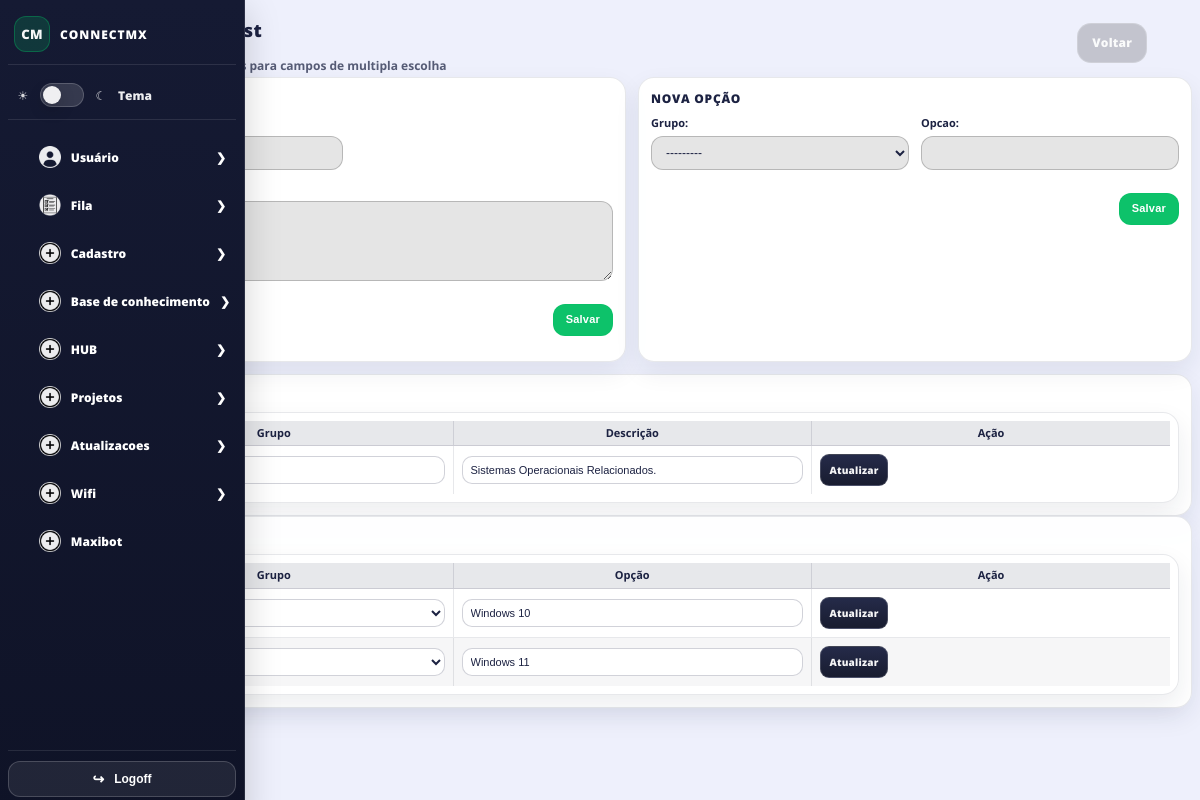
Screenshot of /checklists/choices/ (signed in) with the database file from the repository.
### tiqueue/models.py (models this page shows, shortened)
class ChecklistChoiceGroup(models.Model):
    name = models.CharField(max_length=120, unique=True)
    description = models.TextField(blank=True, null=True)
    def __str__(self):
        return self.name

class ChecklistChoiceOption(models.Model):
    group = models.ForeignKey(ChecklistChoiceGroup, on_delete=models.CASCADE, related_name="options")
    label = models.CharField(max_length=120)
    class Meta:
        unique_together = ("group", "label")

### tiqueue/views.py (the view, shortened to what this page needs)
# urls.py: path('checklists/choices/', views.checklistChoices, name='checklistChoices')
@login_required
def checklistChoices(request):
    group_form = ChecklistChoiceGroupForm(prefix="group")
    option_form = ChecklistChoiceOptionForm(prefix="option")
    groups = ChecklistChoiceGroup.objects.all().order_by("name")
    options = ChecklistChoiceOption.objects.select_related("group").order_by("group__name", "label")
    return render(
        request,
        "tiqueue/checklist_choices.html",
        {
            "group_form": group_form,
            "option_form": option_form,
            "groups": groups,
            "options": options,
        },
    )

### tiqueue/forms.py
class ChecklistChoiceGroupForm(forms.ModelForm):
    class Meta:
        model = ChecklistChoiceGroup
        fields = ["name", "description"]
        labels = {
            "name": "Grupo",
            "description": "Descricao",
        }
        widgets = {
            "description": forms.Textarea(attrs={"rows": 2}),
        }

class ChecklistChoiceOptionForm(forms.ModelForm):
    class Meta:
        model = ChecklistChoiceOption
        fields = ["group", "label"]
        labels = {
            "group": "Grupo",
            "label": "Opcao",
        }

### templates/tiqueue/checklist_choices.html (shortened to what this page needs)
{% load static %}
<head>
    <link rel="stylesheet" href="{% static '/style/theme.css'%}">
    <link rel="stylesheet" href="{% static '/style/mainQueue.css'%}">
</head>
<!DOCTYPE html>
<body>
    {% include 'partials/sidebar.html' %}
    <div class="queue_main checklist-page">
        <div class="headerMain">
            <div class="headerTitle">
                <h1>Op&#231;&#245;es de checklist</h1>
                <div class="subtitle">Grupos e opcoes reutilizaveis para campos de multipla escolha</div>
            </div>
            <div class="headerButton">
                <div class="queue-toolbar">
                    <a class="queue-secondary-btn" href="{% url 'checklistList' %}">Voltar</a>
                </div>
            </div>
        </div>
        <div class="checklist-grid">
            <div class="checklist-card">
                <div class="checklist-card-title">Novo grupo</div>
                <form method="POST" class="checklist-form">
                    <div class="checklist-section-grid">
                        <div class="field">
                            {{ group_form.name.label_tag }}
                            {{ group_form.name }}
                        </div>
                        <div class="field span-2">
                            {{ group_form.description.label_tag }}
                            {{ group_form.description }}
                        </div>
                    </div>
                    <div class="modal-actions">
                        <button type="submit" class="queue-primary-btn">Salvar</button>
                    </div>
                </form>
            </div>
            <div class="checklist-card">
                <div class="checklist-card-title">Nova op&#231;&#227;o</div>
                <form method="POST" class="checklist-form">
                    <div class="checklist-section-grid">
                        <div class="field">
                            {{ option_form.group.label_tag }}
                            {{ option_form.group }}
                        </div>
                        <div class="field">
                            {{ option_form.label.label_tag }}
                            {{ option_form.label }}
                        </div>
                    </div>
                    <div class="modal-actions">
                        <button type="submit" class="queue-primary-btn">Salvar</button>
                    </div>
                </form>
            </div>
        </div>
        <div class="checklist-card">
            <div class="checklist-card-title">Grupos</div>
            <div class="checklist-table projects-table-wrap">
                <table class="projects-manage-table">
                    <thead>
                        <tr>
                            <th>Grupo</th>
                            <th>Descri&#231;&#227;o</th>
                            <th>A&#231;&#227;o</th>
                        </tr>
                    </thead>
                    <tbody>
                        {% for g in groups %}
                            <tr>
                                <td>
                                    <input class="queue-input-sm table-input" name="name" value="{{ g.name }}" form="group-edit-{{ g.id }}">
                                </td>
                                <td>
                                    <input class="queue-input-sm table-input" name="description" value="{{ g.description|default:'' }}" form="group-edit-{{ g.id }}">
                                </td>
                                <td>
                                    <div class="table-actions checklist-actions">
                                        <form method="POST" id="group-edit-{{ g.id }}">
                                            <button class="queue-secondary-btn project-nav-btn project-table-btn" type="submit">Atualizar</button>
                                        </form>
                                    </div>
                                </td>
                            </tr>
                        {% empty %}
                            <tr>
                                <td colspan="3" class="queue-empty">Nenhum grupo cadastrado.</td>
                            </tr>
                        {% endfor %}
                    </tbody>
                </table>
            </div>
        </div>
        <div class="checklist-card">
            <div class="checklist-card-title">Op&#231;&#245;es</div>
            <div class="checklist-table projects-table-wrap">
                <table class="projects-manage-table">
                    <thead>
                        <tr>
                            <th>Grupo</th>
                            <th>Op&#231;&#227;o</th>
                            <th>A&#231;&#227;o</th>
                        </tr>
                    </thead>
                    <tbody>
                        {% for o in options %}
                            <tr>
                                <td>
                                    <select class="queue-input-sm table-input" name="group" form="option-edit-{{ o.id }}">
                                        {% for g in groups %}
                                            <option value="{{ g.id }}" {% if o.group_id == g.id %}selected{% endif %}>{{ g.name }}</option>
                                        {% endfor %}
                                    </select>
                                </td>
                                <td>
                                    <input class="queue-input-sm table-input" name="label" value="{{ o.label }}" form="option-edit-{{ o.id }}">
                                </td>
                                <td>
                                    <div class="table-actions checklist-actions">
                                        <form method="POST" id="option-edit-{{ o.id }}">
                                            <button class="queue-secondary-btn project-nav-btn project-table-btn" type="submit">Atualizar</button>
                                        </form>
                                    </div>
                                </td>
                            </tr>
                        {% empty %}
                            <tr>
                                <td colspan="3" class="queue-empty">Nenhuma op&#231;&#227;o cadastrada.</td>
                            </tr>
                        {% endfor %}
                    </tbody>
                </table>
            </div>
        </div>
    </div>
</body>

### rows the page displays
ChecklistChoiceGroup: name "Sistema Operacional", description "Sistemas Operacionais Relacionados."
ChecklistChoiceOption: group "Sistema Operacional", label "Windows 10"
ChecklistChoiceOption: group "Sistema Operacional", label "Windows 11"

### other values shown
{{ option_form.group.label_tag }} "Grupo:"
{{ option_form.label.label_tag }} "Opcao:"
